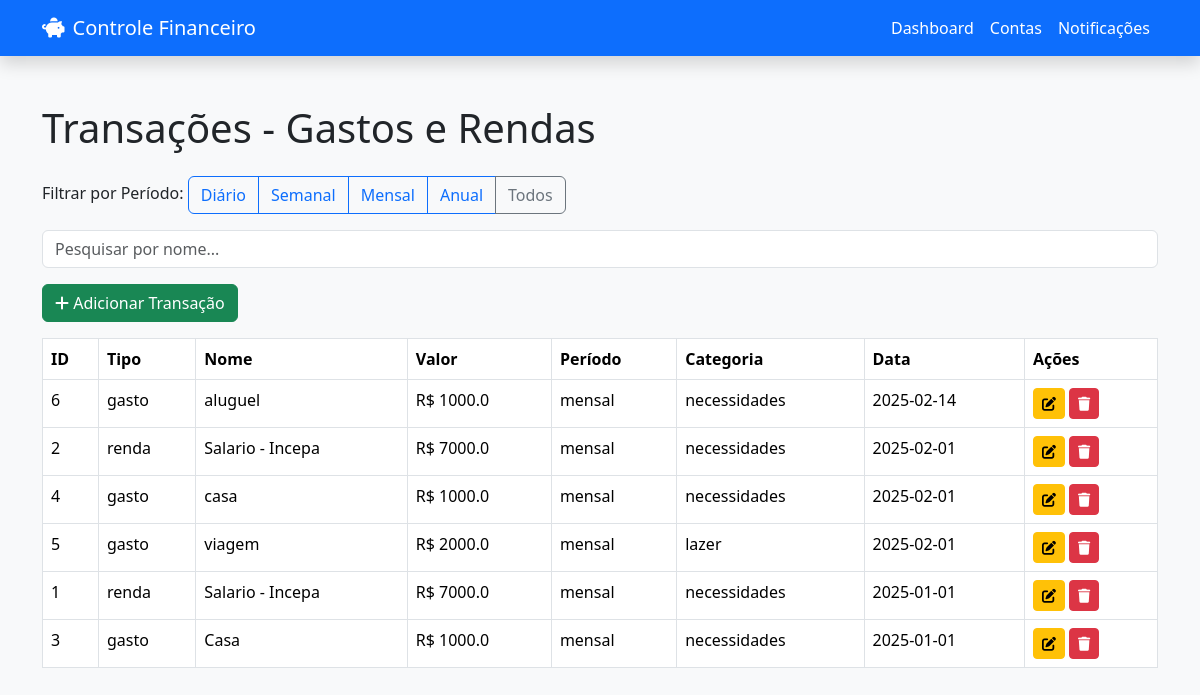
Page /transacoes (signed in) on the earlier database version.
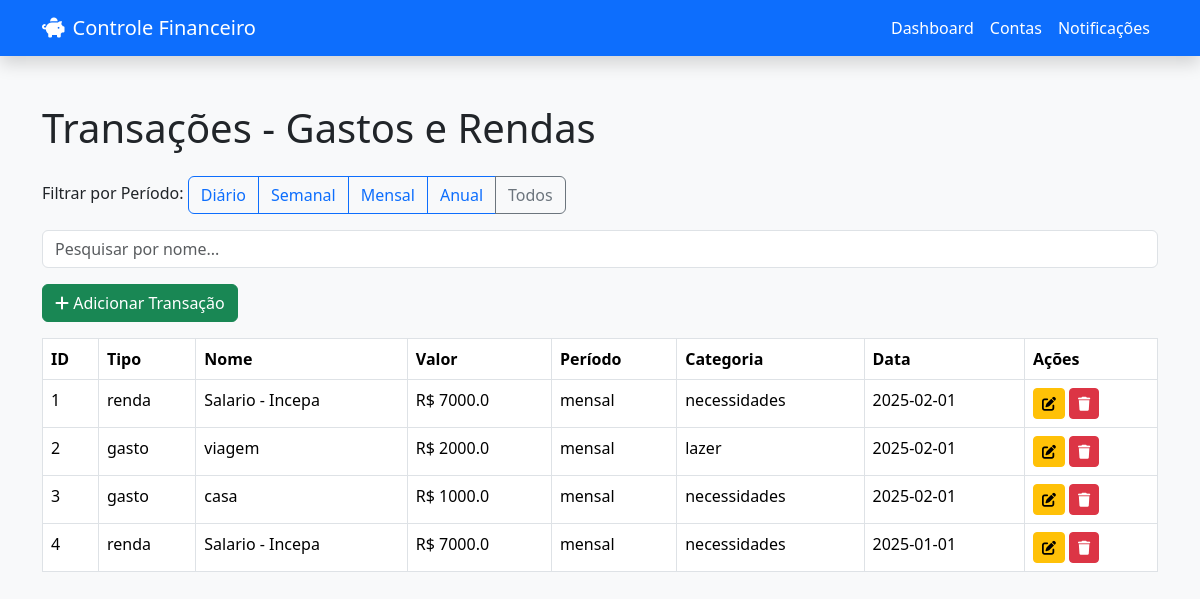
Same page on the later database version.
### tables this page shows
CREATE TABLE Transacoes (
        id INTEGER PRIMARY KEY AUTOINCREMENT,
        tipo TEXT NOT NULL,
        nome TEXT NOT NULL,
        valor REAL NOT NULL,
        periodo TEXT NOT NULL,
        categoria TEXT,
        data TEXT DEFAULT CURRENT_TIMESTAMP,
        notificado INTEGER DEFAULT 0,
        notificado_antecipado INTEGER DEFAULT 0
    );

### app.py (the view)
@app.route('/transacoes', methods=['GET'])
def transacoes_view():
    if 'user_id' not in session:
        flash("Você não está autenticado.", "error")
        return redirect(url_for('index'))
    periodo = request.args.get('periodo')  # 'diario', 'semanal', 'mensal', 'anual'
    pesquisa = request.args.get('pesquisa', '').lower()
    conn = conectar_bd()
    if conn is None:
        flash("Erro ao conectar ao banco de dados", "danger")
        return redirect(url_for('dashboard'))
    cursor = conn.cursor()
    if periodo:
        cursor.execute("SELECT * FROM Transacoes WHERE periodo = ? ORDER BY data DESC", (periodo,))
    else:
        cursor.execute("SELECT * FROM Transacoes ORDER BY data DESC")
    transacoes = cursor.fetchall()
    conn.close()
    if pesquisa:
        transacoes = [t for t in transacoes if pesquisa in t['nome'].lower()]
    return render_template('transacoes.html', transacoes=transacoes, periodo=periodo, pesquisa=pesquisa)

### app.py (called while the page is built)
def conectar_bd():
    try:
        conn = sqlite3.connect('financeiro.db')
        conn.row_factory = sqlite3.Row
        return conn
    except sqlite3.Error as e:
        flash(f"Erro ao conectar com o banco de dados: {e}", "danger")
        return None

### templates/transacoes.html (shortened to what this page needs)
<!DOCTYPE html>
<html lang="pt-br">
<head>
  <link href="https://cdn.jsdelivr.net/npm/bootstrap@5.3.2/dist/css/bootstrap.min.css" rel="stylesheet">
  <link href="https://cdnjs.cloudflare.com/ajax/libs/font-awesome/6.0.0/css/all.min.css" rel="stylesheet">
</head>
<body class="bg-light">
  <nav class="navbar navbar-expand-lg navbar-dark bg-primary shadow">
    <div class="container">
      <a class="navbar-brand d-flex align-items-center" href="/dashboard">
        <i class="fa-solid fa-piggy-bank me-2"></i> Controle Financeiro
      </a>
      <div class="collapse navbar-collapse" id="navbarNav">
        <ul class="navbar-nav ms-auto">
          <li class="nav-item"><a class="nav-link text-white" href="/dashboard">Dashboard</a></li>
          <li class="nav-item"><a class="nav-link text-white" href="/contas">Contas</a></li>
          <li class="nav-item"><a class="nav-link text-white" href="/notificacoes">Notificações</a></li>
        </ul>
      </div>
    </div>
  </nav>
  <div class="container py-5">
    <h1 class="mb-4">Transações - Gastos e Rendas</h1>
    <div class="mb-3">
      <label class="form-label">Filtrar por Período:</label>
      <div class="btn-group" role="group">
        <a href="/transacoes?periodo=diario" class="btn btn-outline-primary">Diário</a>
        <a href="/transacoes?periodo=semanal" class="btn btn-outline-primary">Semanal</a>
        <a href="/transacoes?periodo=mensal" class="btn btn-outline-primary">Mensal</a>
        <a href="/transacoes?periodo=anual" class="btn btn-outline-primary">Anual</a>
        <a href="/transacoes" class="btn btn-outline-secondary">Todos</a>
      </div>
    </div>
    <div class="mb-3">
      <input type="text" id="searchInput" class="form-control" placeholder="Pesquisar por nome...">
    </div>
    <a href="/adicionar_transacao" class="btn btn-success mb-3">
      <i class="fa-solid fa-plus"></i> Adicionar Transação
    </a>
    {% if transacoes %}
    <table class="table table-bordered" id="transacoesTable">
      <thead>
        <tr>
          <th>ID</th>
          <th>Tipo</th>
          <th>Nome</th>
          <th>Valor</th>
          <th>Período</th>
          <th>Categoria</th>
          <th>Data</th>
          <th>Ações</th>
        </tr>
      </thead>
      <tbody>
        {% for t in transacoes %}
        <tr>
          <td>{{ t.id }}</td>
          <td>{{ t.tipo }}</td>
          <td>{{ t.nome }}</td>
          <td>R$ {{ t.valor }}</td>
          <td>{{ t.periodo }}</td>
          <td>{{ t.categoria }}</td>
          <td>{{ t.data }}</td>
          <td>
            <a href="/editar_transacao/{{ t.id }}" class="btn btn-warning btn-sm"><i class="fa-solid fa-edit"></i></a>
            <a href="/excluir_transacao/{{ t.id }}" class="btn btn-danger btn-sm" onclick="return confirm('Tem certeza?')"><i class="fa-solid fa-trash"></i></a>
          </td>
        </tr>
        {% endfor %}
      </tbody>
    </table>
    {% else %}
    <p class="text-muted">Nenhuma transação encontrada.</p>
    {% endif %}
  </div>
</body>
</html>

Differences in the rows shown:
removed Transacoes: id "6", tipo "gasto", nome "aluguel", valor "1000.0", periodo "mensal", categoria "necessidades", data "2025-02-14"
removed Transacoes: id "5", tipo "gasto", nome "viagem", valor "2000.0", periodo "mensal", categoria "lazer", data "2025-02-01"
changed Transacoes id 1: data "2025-01-01" → "2025-02-01"; moves up the list
changed Transacoes id 2: tipo "renda" → "gasto"; nome "Salario - Incepa" → "viagem"; valor "7000.0" → "2000.0"; categoria "necessidades" → "lazer"
changed Transacoes id 3: nome "Casa" → "casa"; data "2025-01-01" → "2025-02-01"; moves up the list
changed Transacoes id 4: tipo "gasto" → "renda"; nome "casa" → "Salario - Incepa"; valor "1000.0" → "7000.0"; data "2025-02-01" → "2025-01-01"
